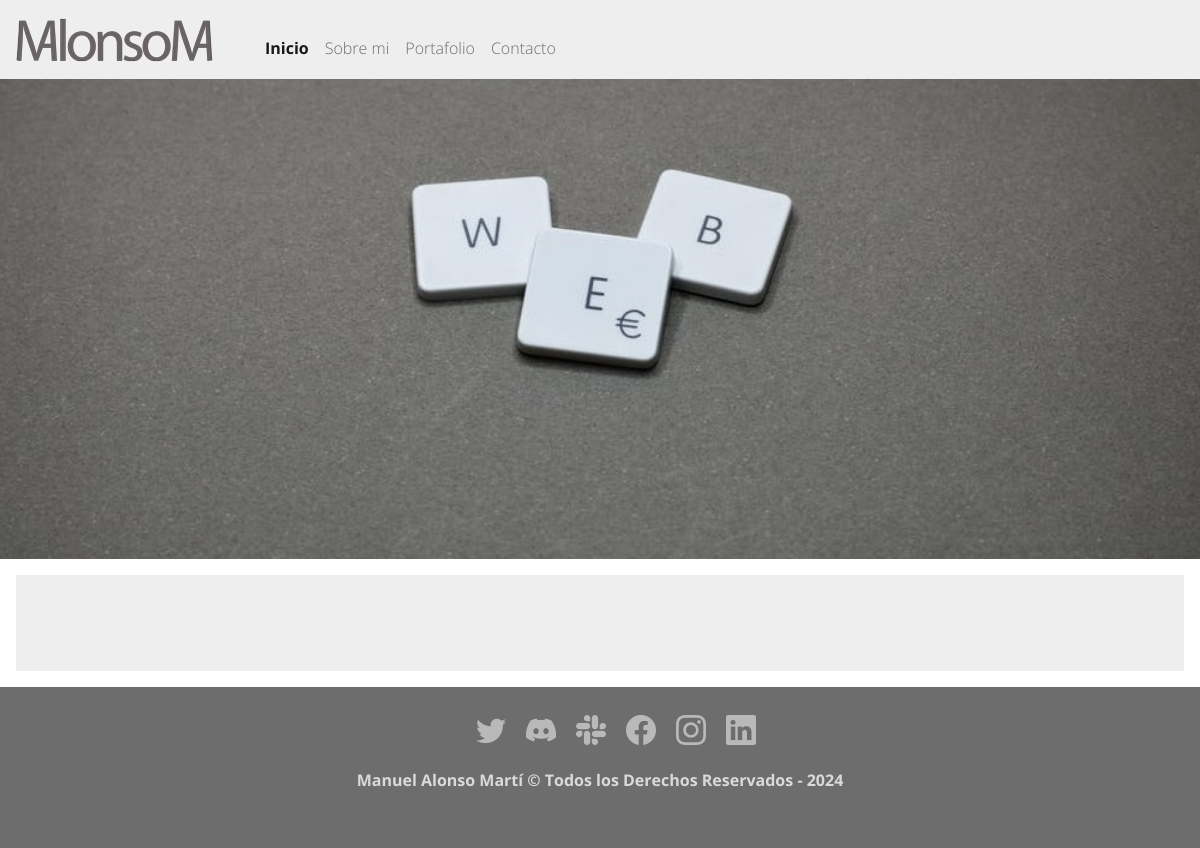
The app's page /, older data.
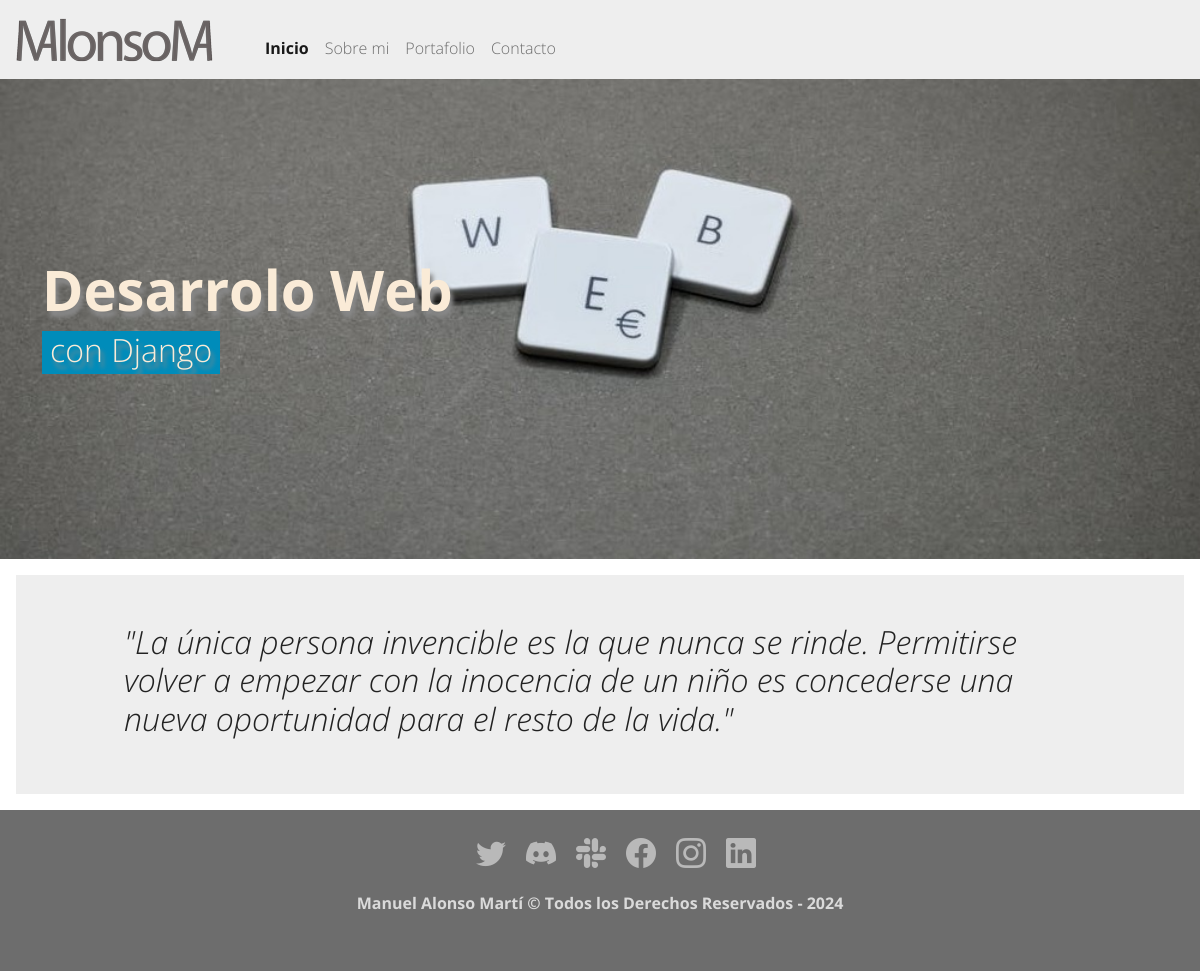
The same page, newer data.
### backgrounds/models.py (models this page shows, shortened)
class BackgroundImage(models.Model):
    name= models.CharField(unique=True,max_length=150, verbose_name='Nombre')
    image=models.ImageField(storage=OverwriteStorage(),upload_to=profile_picture_path,verbose_name='Imagen')
    title = models.CharField(max_length=100, blank=True, null=True, verbose_name='titular')
    subtitle = models.CharField(max_length=100, blank=True, null=True, verbose_name='subtitular')
    sentence = models.TextField(max_length=400, blank=True, null=True, verbose_name='Frase')
    created = models.DateTimeField(verbose_name="Fecha de Creación", auto_now=False, auto_now_add=True)
    updated = models.DateTimeField(auto_now=True, verbose_name='Fecha Modificación')
    class Meta:
        verbose_name = 'titular e imagen de fondo'
        verbose_name_plural = 'titulares e imágenes de fondo'

### core/views.py (the view)
# urls.py: 2. Add a URL to urlpatterns:  path('', views.home, name='home')
def home(request):
    backgrounds=BackgroundImage.objects.all()
    return render(request, 'core/home.html',{'backgrounds':backgrounds})

### redsocial/processors.py (called while the page is built)
def ctx_dict(request):
    ctx = {}
    links = Link.objects.all()
    for link in links:
        ctx[link.key] = link.url
    return ctx

### core/templates/core/home.html (shortened to what this page needs)
{% extends 'core/base.html' %}
{% block image-header %} home {% endblock %}
{% block title-header %}
{% for background in backgrounds %}
    {% if background.name == "home" %}
        <div>
            <h1 class="display-4 fw-bold">{{background.title}}</h1>
        </div>
        <div>
            <h3 class="fs-2 bg-primary d-inline-block px-2 pb-1">{{background.subtitle}}</h3>
        </div>
    {% endif %}
{% endfor %}
{% endblock %}
{% block content %}
{% for background in backgrounds %}
    {% if background.name == "home" %}
    <h2 class="fw-lighter fst-italic px-5">{{background.sentence}}</h2>
    {% endif %}
{% endfor %}
{% endblock %}

Row changes from the older to the newer data that the page shows:
added BackgroundImage: title "Desarrolo Web", subtitle "con Django", sentence "\"La única persona invencible es la que nunca se rinde. Permitirse volver a empezar con la inocencia de un niño es concederse una nueva oportunidad para el resto de la vida.\""
